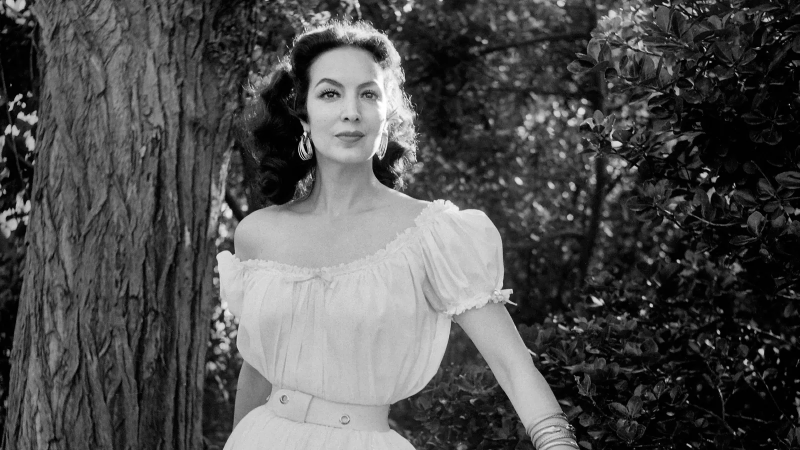
#> input picture images/mariaBonita.webp, 1600 x 900 px (shown at 1/2 size)
$ jupyter execute --allow-errors colorizeCandy.ipynb
#> lines starting #> are read from the running program, lines starting #| are printed output that depends on the picture
# Colorize BW Images

[cell 1]
import numpy as np
import cv2
from cv2 import dnn

### MODEL FILE PATHS

[cell 2]
proto_file = './model/colorization_deploy_v2.prototxt'
model_file = './model/colorization_release_v2.caffemodel'
hull_pts = './model/pts_in_hull.npy'
img_path = './images/mariaBonita.webp'

### READING THE MODEL PARAMS

#> (a cell that did not finish here is left out)

### READING AND PREPROCESSING IMAGE

[cell 4]
img = cv2.imread(img_path)
#> img is the input picture: shape (900, 1600, 3); mean B, G, R 78.9, 78.9, 78.9
scaled = img.astype("float32") / 255.0
lab_img = cv2.cvtColor(scaled, cv2.COLOR_BGR2LAB)
#> lab_img: shape (900, 1600, 3) float32; mean of channels 0, 1, 2 32.1, 0, 0

### ADD THE CLUSTER CENTERS AS 1X1 CONVOLUTIONS TO THE MODEL

#> (a cell that did not finish here is left out)

### RESIZE THE IMAGE FOR THE NETWORK

[cell 6]
resized = cv2.resize(lab_img, (224, 224))
#> resized: shape (224, 224, 3) float32; mean of channels 0, 1, 2 32.1, 0, 0
# split the L channel
L = cv2.split(resized)[0]
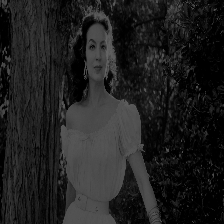
#> L: shape (224, 224) float32; min 0, max 100, mean 32.1
L -= 50
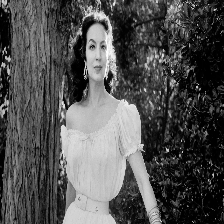
#> L: shape (224, 224) float32; min -50, max 50, mean -17.9; drawn with min black and max white

### PREDICTING THE AB CHANNELS FROM THE INPUT L CHANNEL

#> (a cell that did not finish here is left out)

### RESIZE THE PREDICTED 'AB' VOLUME TO THE SAME DIMENSIONS AS OUR INPUT IMAGE

#> (a cell that did not finish here is left out)

### TAKE THE L CHANNEL FROM THE IMAGE

[cell 9]
L = cv2.split(lab_img)[0]
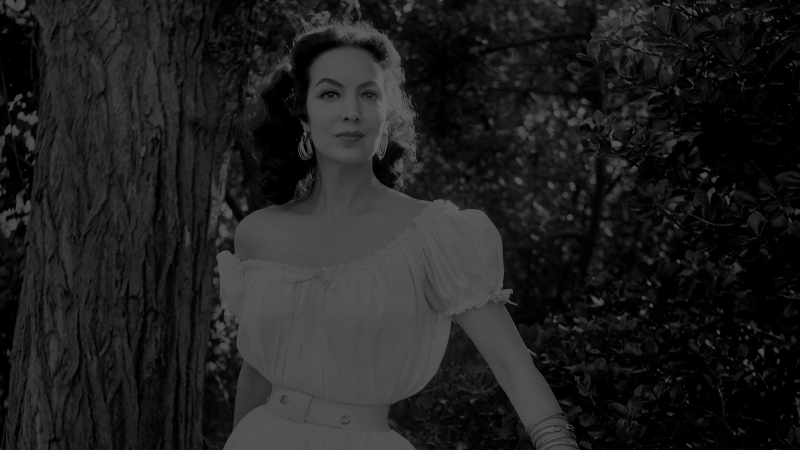
#> L: shape (900, 1600) float32 (shown at 1/2 size); min 0, max 100, mean 32.1

$ run again, with images/camisa.webp copied over images/mariaBonita.webp
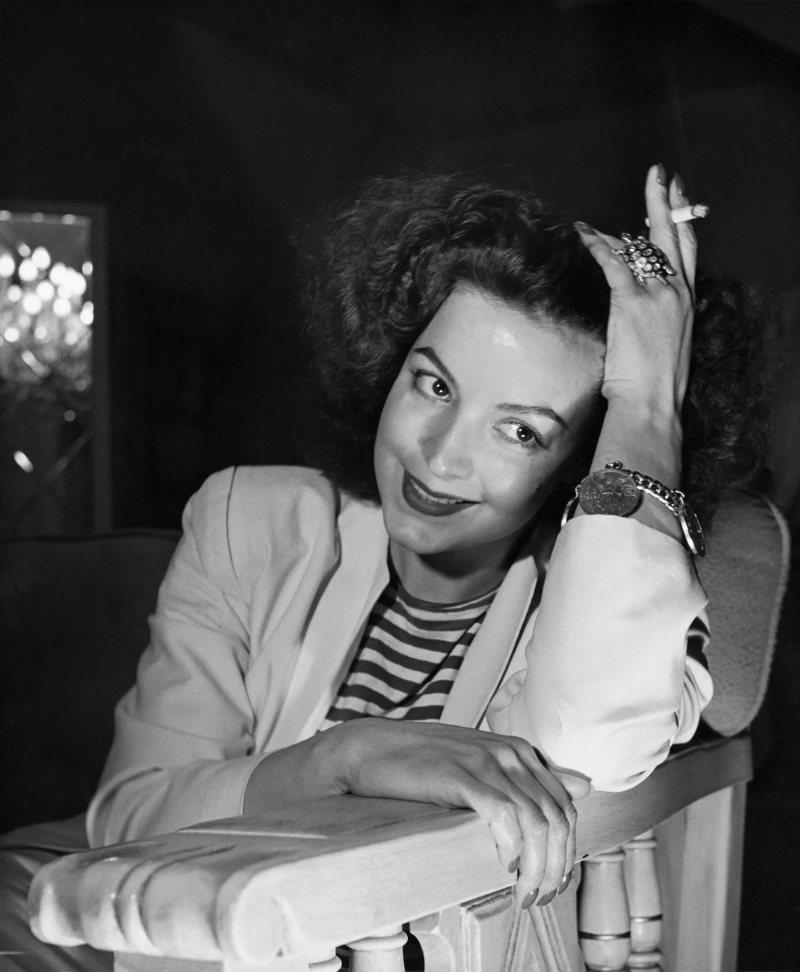
#> input picture images/camisa.webp, 1600 x 1943 px (shown at 1/2 size)
#> img is the input picture: shape (1943, 1600, 3); mean B, G, R 84.2, 85.4, 84.4
#> lab_img: shape (1943, 1600, 3) float32; mean of channels 0, 1, 2 34.1, -0.6, 0.5
#> resized: shape (224, 224, 3) float32; mean of channels 0, 1, 2 34.1, -0.6, 0.5
#> `L = cv2.split(resized)[0]`:
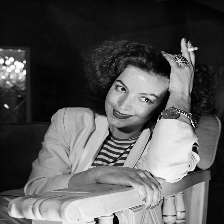
#> L: shape (224, 224) float32; min 0.818, max 98.11, mean 34.1; drawn with min black and max white
#> `L = cv2.split(lab_img)[0]`:
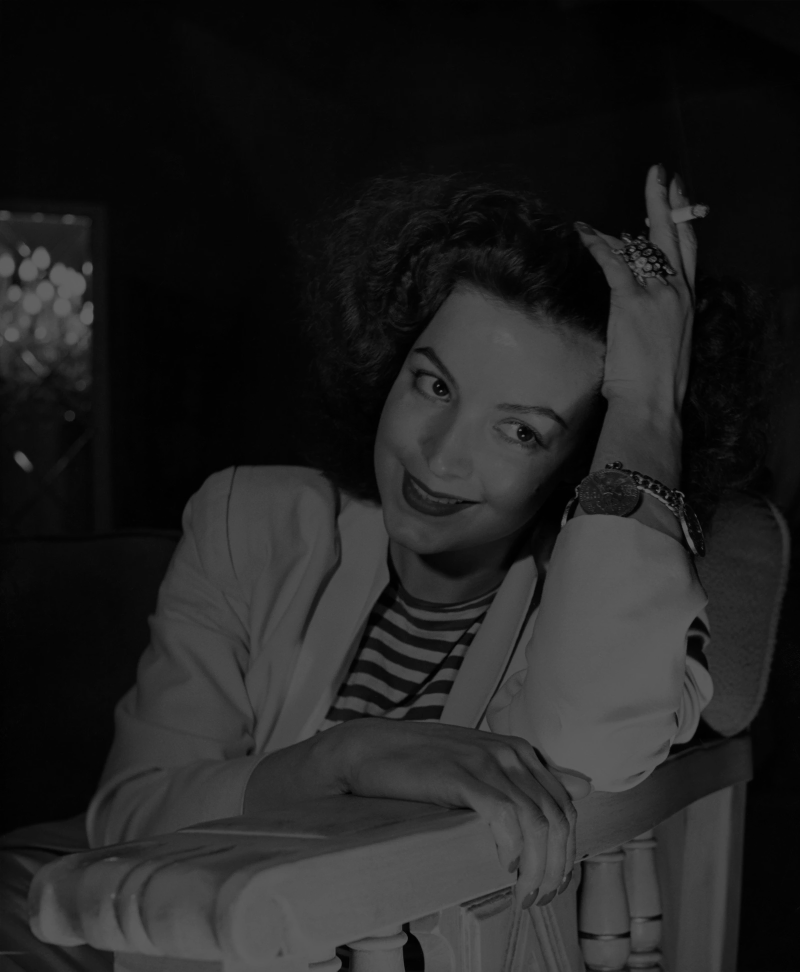
#> L: shape (1943, 1600) float32 (shown at 1/2 size); min 0, max 100, mean 34.1

$ run again, with images/casa.webp copied over images/mariaBonita.webp
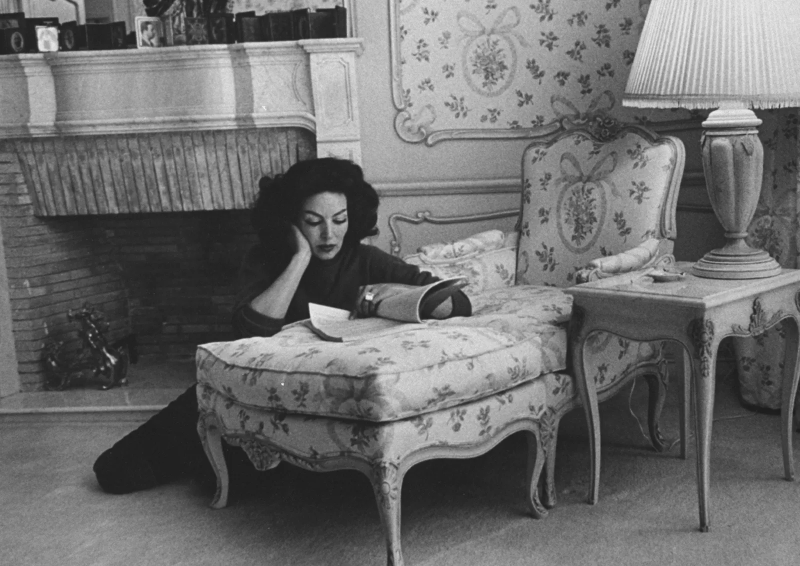
#> input picture images/casa.webp, 1600 x 1132 px (shown at 1/2 size)
#> img is the input picture: shape (1132, 1600, 3); mean B, G, R 109.4, 109.4, 109.4
#> lab_img: shape (1132, 1600, 3) float32; mean of channels 0, 1, 2 45.2, 0, 0
#> resized: shape (224, 224, 3) float32; mean of channels 0, 1, 2 45.2, 0, 0
#> `L = cv2.split(resized)[0]`:
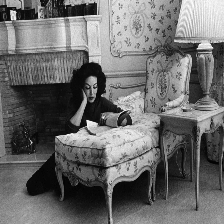
#> L: shape (224, 224) float32; min 10.21, max 93.05, mean 45.2; drawn with min black and max white

$ run again, with images/maria-felix.webp copied over images/mariaBonita.webp
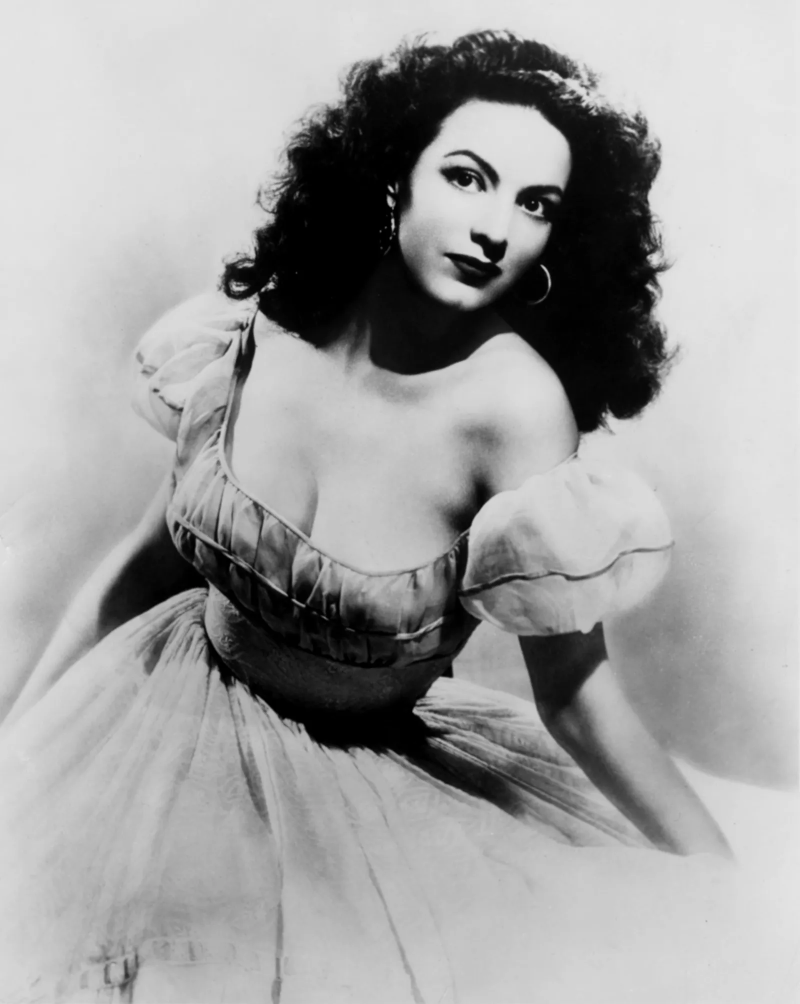
#> input picture images/maria-felix.webp, 1600 x 2007 px (shown at 1/2 size)
#> img is the input picture: shape (2007, 1600, 3); mean B, G, R 162.1, 162.1, 162.1
#> lab_img: shape (2007, 1600, 3) float32; mean of channels 0, 1, 2 65.1, 0, 0
#> resized: shape (224, 224, 3) float32; mean of channels 0, 1, 2 65.2, 0, 0
#> `L = cv2.split(resized)[0]`:
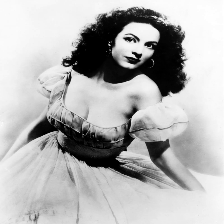
#> L: shape (224, 224) float32; min 0, max 91.85, mean 65.2; drawn with min black and max white
#> `L = cv2.split(lab_img)[0]`:
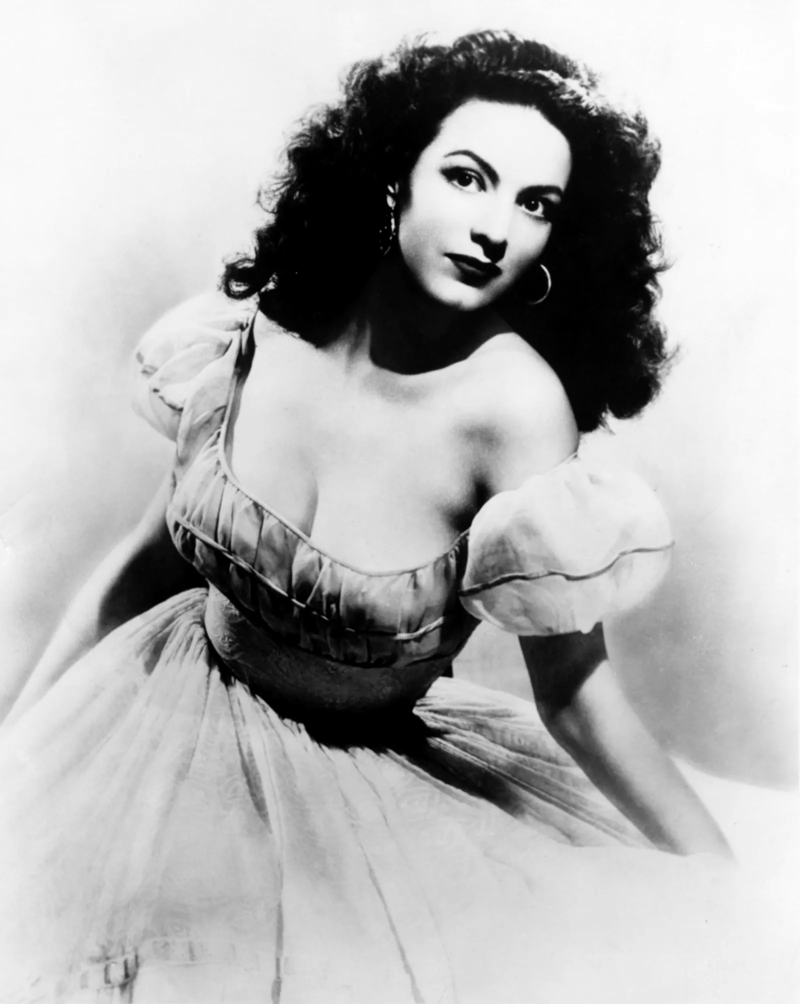
#> L: shape (2007, 1600) float32 (shown at 1/2 size); min 0, max 92.21, mean 65.2; drawn with min black and max white
